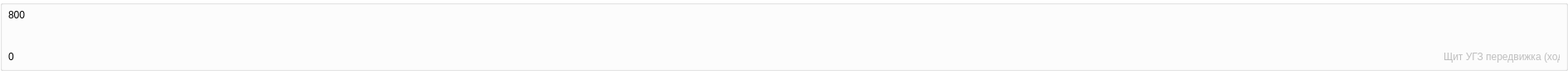
         <widget class="QGroupBox" name="groupBox8">
          <property name="sizePolicy">
           <sizepolicy hsizetype="Preferred" vsizetype="Fixed">
            <horstretch>0</horstretch>
            <verstretch>0</verstretch>
           </sizepolicy>
          </property>
          <property name="minimumSize">
           <size>
            <width>0</width>
            <height>80</height>
           </size>
          </property>
          <property name="maximumSize">
           <size>
            <width>1890</width>
            <height>120</height>
           </size>
          </property>
          <property name="styleSheet">
           <string notr="true">QGroupBox{
                        background-color: #fff;
                        }</string>
          </property>
          <property name="title">
           <string/>
          </property>
          <widget class="QWidget" name="horizontalLayoutWidget_8">
           <property name="geometry">
            <rect>
             <x>50</x>
             <y>10</y>
             <width>1781</width>
             <height>61</height>
            </rect>
           </property>
           <layout class="QHBoxLayout" name="layout_800">
            <property name="spacing">
             <number>0</number>
            </property>
           </layout>
          </widget>
          <widget class="QLabel" name="label_11">
           <property name="geometry">
            <rect>
             <x>10</x>
             <y>10</y>
             <width>41</width>
             <height>16</height>
            </rect>
           </property>
           <property name="text">
            <string>800</string>
           </property>
          </widget>
          <widget class="QLabel" name="shield_UGZ_hod_label">
           <property name="enabled">
            <bool>false</bool>
           </property>
           <property name="geometry">
            <rect>
             <x>1740</x>
             <y>60</y>
             <width>140</width>
             <height>16</height>
            </rect>
           </property>
           <property name="text">
            <string>Щит УГЗ передвижка (ход)</string>
           </property>
          </widget>
          <widget class="QLabel" name="label_35">
           <property name="geometry">
            <rect>
             <x>10</x>
             <y>60</y>
             <width>41</width>
             <height>16</height>
            </rect>
           </property>
           <property name="text">
            <string>0</string>
           </property>
          </widget>
          <widget class="QLabel" name="label_36">
           <property name="geometry">
            <rect>
             <x>1860</x>
             <y>30</y>
             <width>31</width>
             <height>21</height>
            </rect>
           </property>
           <property name="text">
            <string/>
           </property>
           <property name="pixmap">
            <pixmap>../../image/img tools/articulated_cantilever_way.png</pixmap>
           </property>
          </widget>
         </widget>
